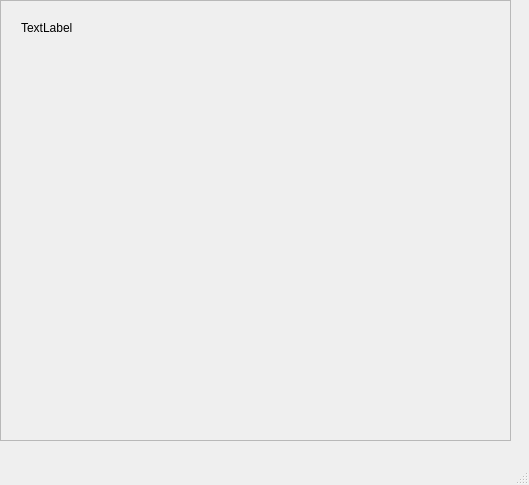
<?xml version="1.0" encoding="UTF-8"?>
<ui version="4.0">
 <class>BuilderWindow</class>
 <widget class="QMainWindow" name="BuilderWindow">
  <property name="geometry">
   <rect>
    <x>0</x>
    <y>0</y>
    <width>529</width>
    <height>485</height>
   </rect>
  </property>
  <property name="minimumSize">
   <size>
    <width>518</width>
    <height>390</height>
   </size>
  </property>
  <property name="windowTitle">
   <string>Build Project</string>
  </property>
  <widget class="QWidget" name="centralwidget">
   <widget class="QScrollArea" name="scrollArea">
    <property name="geometry">
     <rect>
      <x>0</x>
      <y>0</y>
      <width>511</width>
      <height>441</height>
     </rect>
    </property>
    <property name="mouseTracking">
     <bool>true</bool>
    </property>
    <property name="verticalScrollBarPolicy">
     <enum>Qt::ScrollBarAsNeeded</enum>
    </property>
    <property name="widgetResizable">
     <bool>true</bool>
    </property>
    <widget class="QWidget" name="scrollAreaWidgetContents">
     <property name="geometry">
      <rect>
       <x>0</x>
       <y>0</y>
       <width>509</width>
       <height>439</height>
      </rect>
     </property>
     <widget class="QLabel" name="outputText">
      <property name="geometry">
       <rect>
        <x>20</x>
        <y>20</y>
        <width>461</width>
        <height>321</height>
       </rect>
      </property>
      <property name="sizePolicy">
       <sizepolicy hsizetype="Fixed" vsizetype="Expanding">
        <horstretch>200</horstretch>
        <verstretch>200</verstretch>
       </sizepolicy>
      </property>
      <property name="text">
       <string>TextLabel</string>
      </property>
      <property name="alignment">
       <set>Qt::AlignLeading|Qt::AlignLeft|Qt::AlignTop</set>
      </property>
     </widget>
    </widget>
   </widget>
  </widget>
  <widget class="QMenuBar" name="menubar">
   <property name="geometry">
    <rect>
     <x>0</x>
     <y>0</y>
     <width>529</width>
     <height>22</height>
    </rect>
   </property>
  </widget>
  <widget class="QStatusBar" name="statusbar"/>
 </widget>
 <resources/>
 <connections/>
</ui>
